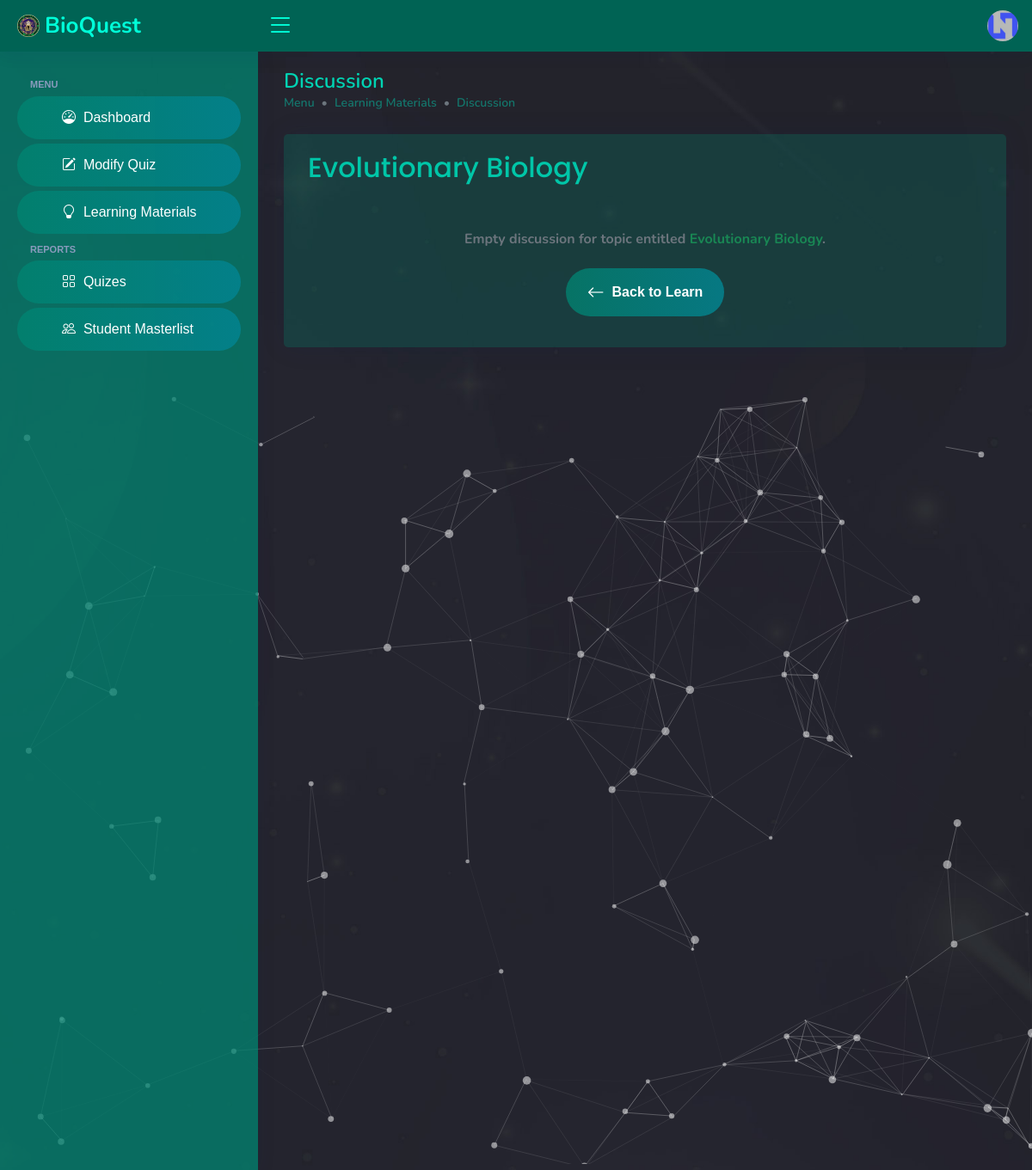
The page /teacher/discussion.php?id=16 (signed in) on the database its author committed.
### tables this page shows
CREATE TABLE IF NOT EXISTS `tbl_teacher` (
  `id` int NOT NULL AUTO_INCREMENT,
  `email` varchar(50) NOT NULL,
  `username` varchar(50) NOT NULL,
  `password` varchar(50) NOT NULL,
  `firstname` varchar(50) NOT NULL,
  `middlename` varchar(50) NOT NULL,
  `lastname` varchar(50) NOT NULL,
  `img_url` varchar(50) NOT NULL,
  `created_at` varchar(50) NOT NULL,
  `year_level` int NOT NULL,
  `section` int NOT NULL,
  PRIMARY KEY (`id`)
);

CREATE TABLE IF NOT EXISTS `tbl_topics` (
  `id` int NOT NULL AUTO_INCREMENT,
  `topic_title` varchar(50) NOT NULL,
  `filename` varchar(50) NOT NULL,
  `filepath` varchar(50) NOT NULL,
  `teacher_id` int NOT NULL,
  `created_at` varchar(50) NOT NULL,
  PRIMARY KEY (`id`)
);

### teacher/discussion.php (the view, shortened to what this page needs)
<?php
include('../database-connection.php');
if (isset($_SESSION['id'])) {
    $teacher_id = $_SESSION['id'];
    $get_topic_id = $_GET['id'];
?>
    <!DOCTYPE html>
    <html lang="en">
    <head>
        <?php include '../other-includes/head.php' ?>
    </head>
    <body>
        <?php include 'top-nav.php' ?>
        <?php include 'side-nav.php' ?>
        <div id="start">
            <div id="particles-js">
                <main id="main" class="main">
                    <div class="d-flex align-items-center justify-content-between">
                        <div class="pagetitle">
                            <h1>Discussion</h1>
                            <nav style="--bs-breadcrumb-divider: '•';">
                                <ol class="breadcrumb">
                                    <li class="breadcrumb-item">Menu</li>
                                    <li class="breadcrumb-item">Learning Materials</li>
                                    <li class="breadcrumb-item">Discussion</li>
                                </ol>
                            </nav>
                        </div>
                    </div>
                    <?php
                    $stmt = $conn->prepare(' SELECT id, topic_title FROM tbl_topics WHERE id = ? ');
                    $stmt->bind_param('i', $get_topic_id);
                    $stmt->execute();
                    $result = $stmt->get_result();
                    $row = $result->fetch_assoc();
                    $topic_title = $row['topic_title'];
                    ?>
                    <section class="section dashboard">
                        <div class="row">
                            <div class="col-lg-12">
                                <div class="card px-2">
                                    <div class="card-body">
                                        <h1 class="card-title fs-2"><?php echo $topic_title ?></h1>
                                        <?php
                                        $stmt = $conn->prepare(' SELECT * FROM tbl_sub_topics WHERE topic_id = ? AND teacher_id = ? GROUP BY lesson_number, lesson_title ORDER BY id ASC');
                                        $stmt->bind_param('ii', $get_topic_id, $teacher_id);
                                        $stmt->execute();
                                        $result = $stmt->get_result();
                                        if (mysqli_num_rows($result) == 0) {
                                            echo "<div class='d-flex align-items-center flex-column py-3'>
                                                    <i class='bi bi-circle-x text-secondary' style='font-size: 80px;'></i>
                                                    <h6 class='text-secondary fw-bold mt-3'>Empty discussion for topic entitled <span class='text-success'>" . $topic_title . "</span>.</h6>
                                                    <a href='topics.php' class='mt-3'>
                                                        <button class='btn-custom border-2 d-flex align-items-center fw-bold'>
                                                            <i class='bi bi-arrow-left fs-5'></i>
                                                            &nbsp; Back to Learn
                                                        </button>
                                                    </a>
                                                </div>";
                                        }
                                        ?>
                                    </div>
                                </div>
                            </div>
                        </div>
                    </section>
                </main>
            </div>
        </div>
    </body>
    </html>
<?php
} else {
    header("Location: ../index.php");
}

### teacher/top-nav.php (shortened to what this page needs)
<?php
include '../database-connection.php';
$stmt = $conn->prepare(' SELECT * FROM tbl_teacher WHERE id = ? ');
$stmt->bind_param('i', $_SESSION['id']);
$stmt->execute();
$result = $stmt->get_result();
$row = $result->fetch_assoc();
$img_url = $row['img_url'];
?>
<header id="header" class="header fixed-top d-flex align-items-center">
    <div class="d-flex align-items-center justify-content-between">
        <a href="#" class="logo d-flex align-items-center">
            <img src="../assets/img/logo.png" alt="">
            <span class="d-none d-lg-block">BioQuest</span>
        </a>
        <i class="bi bi-list toggle-sidebar-btn"></i>
    </div>
    <nav class="header-nav ms-auto">
        <ul class="d-flex align-items-center">
            <li class="nav-item dropdown pe-3">
                <a class="nav-link nav-profile d-flex align-items-center pe-0" href="#" data-bs-toggle="dropdown">
                    <img src="../assets/img/profiles/<?php echo $img_url ?>" alt="Profile" class="rounded-circle">
                </a>
            </li>
        </ul>
    </nav>
</header>

### teacher/assets/css/style.css (style rules this page uses)
:root { --primary-color: #00c2a5; --secondary-color: #004b40; scroll-behavior: smooth; }
body { color: #444444; margin: 0; font-family: 'Source Sans Pro', sans-serif; background: #000; }
a { color: #4154f1; text-decoration: none; }
h1, h2, h3, h4, h5, h6 { font-family: "Nunito", sans-serif; }
#main { margin-top: 60px; padding: 20px 30px; transition: all 0.3s; }
.pagetitle { margin-bottom: 10px; }
.pagetitle h1 { font-size: 24px; margin-bottom: 0; font-weight: 600; color: #00d3b3; }
.card { margin-bottom: 30px; border: none; border-radius: 5px; box-shadow: 0px 0 30px rgba(1, 41, 112, 0.1); background-color: #007b684c; }
.card-title { padding: 20px 0 15px 0; font-size: 18px; font-weight: 500; color: #00c6a8; font-family: "Poppins", sans-serif; }
.card-body { padding: 0 20px 20px 20px; }
.breadcrumb { font-size: 14px; font-family: "Nunito", sans-serif; color: #899bbd; font-weight: 600; }
.breadcrumb .breadcrumb-item { color: #00debd72; }
.logo { line-height: 1; }
@media (min-width: 1200px) { .logo { width: 280px; } }
.logo img { max-height: 26px; margin-right: 6px; }
.logo span { font-size: 26px; font-weight: 700; color: #00ffd9; font-family: "Nunito", sans-serif; }
.header { transition: all 0.5s; z-index: 997; height: 60px; box-shadow: 0px 2px 20px rgba(1, 41, 112, 0.1); background-color: #008672bd; padding-left: 20px; }
.header .toggle-sidebar-btn { font-size: 32px; padding-left: 10px; cursor: pointer; color: #00ffd9; }
.header-nav ul { list-style: none; }
.header-nav>ul { margin: 0; padding: 0; }
.header-nav .nav-profile { color: #00ffd9; }
.header-nav .nav-profile img { max-height: 36px; }
@media (min-width: 1200px) { #main, #footer { margin-left: 300px; } }
#start { background: url(../images/bg1.jpg) no-repeat; background-size: cover; -webkit-background-size: cover; -moz-background-size: cover; -o-background-size: cover; -ms-background-size: cover; background-attachment: fixed; position: relative; }
#particles-js { width: 100%; background-image: url('../../images/bg1.jpg'); background-size: cover; background-position: 50% 50%; background-repeat: no-repeat; }
.btn-custom { display: inline-block; padding: 13px 25px; text-align: center; text-decoration: none; font-size: 16px; border: none; border-radius: 35px; cursor: pointer; color: #fff; background: linear-gradient(to right, #008672bd, #0583aaea); background-size: 200% 100%; transition: background-position 0.5s ease-in-out; }

### rows shown on the page
tbl_teacher: img_url (placeholder picture)
tbl_topics: topic_title "Evolutionary Biology"
